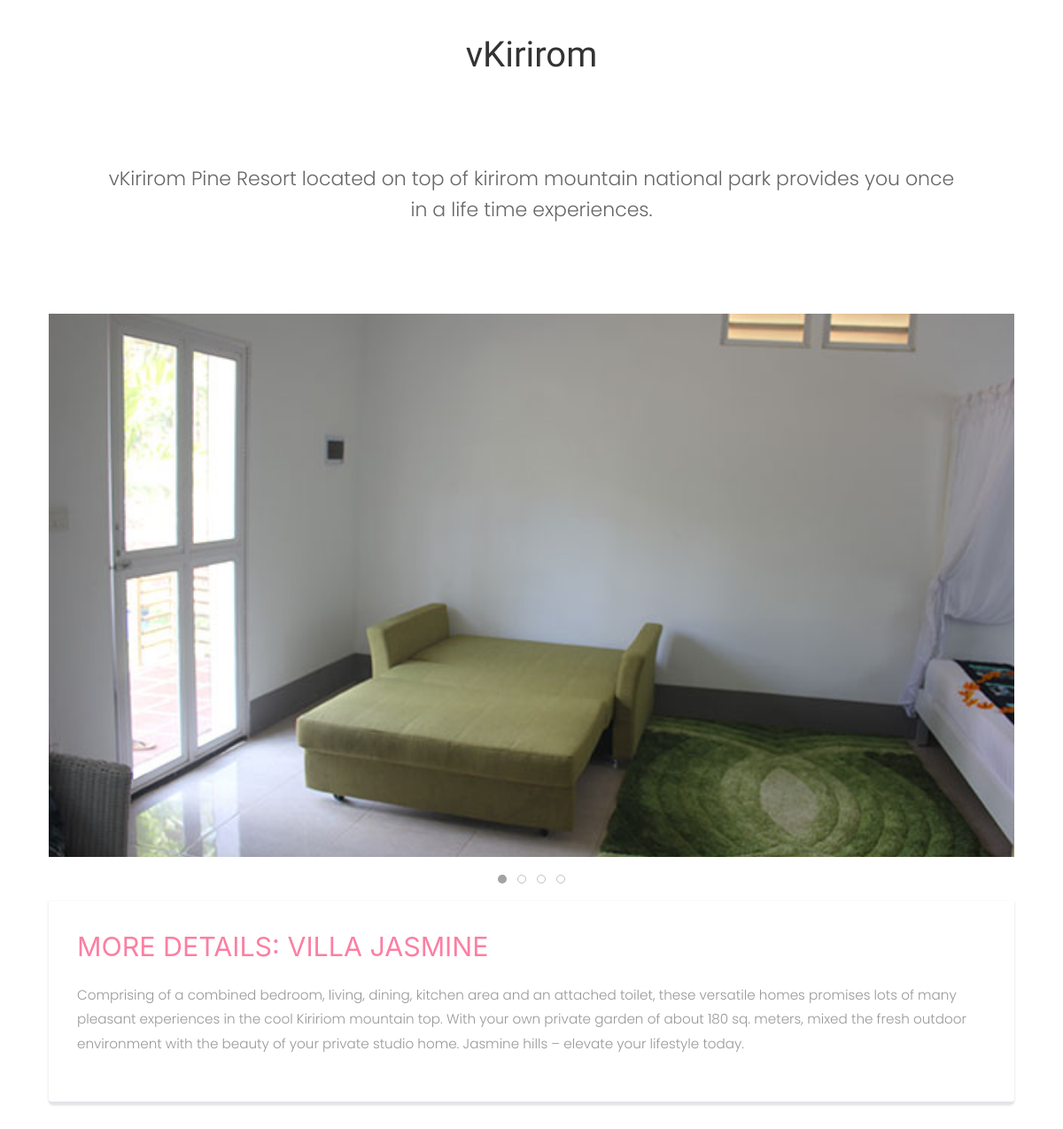
The app's page /datil/21/ with its own data.
### Index/models.py (models this page shows, shortened)
class Image(models.Model):
    class Meta:
        verbose_name_plural = 'Image'
    file = models.FileField('image', upload_to='index/images/',default =1)
    gallery = models.ForeignKey(Posts, related_name='images', blank=True, null=True,on_delete=models.CASCADE)

class Posts(models.Model):
    class Meta:
        verbose_name_plural = 'Post'
    title = models.CharField(max_length= 100,default =1)
    decrib = models.CharField(max_length=200,default=1)
    detail = models.CharField(max_length= 2000,default=2 )
    post_cover = models.ImageField(upload_to='index/postcover')
    post_thumbnail = ImageSpecField(source='post_cover',
                                      processors=[ResizeToFill(1280, 720)],
                                      format='JPEG',
                                      options={'quality': 60})
    posts_date = models.DateField(auto_now=True,blank = True)

### Index/views.py (the view)
# urls.py: url(r'^datil/(?P<post_id>[0-9]+)/', views.post_detail, name="post_detail")
def post_detail(request,post_id):
    post_details = Posts.objects.filter(pk=post_id)
    images  = Image.objects.filter(gallery=post_id)
    context =  {
        'post_details' : post_details,
        'images'  : images
    }
    return render(request,'index/detail.html',context)

### templates/index/detail.html (shortened to what this page needs)
{% extends 'index/base.html' %}
{% load staticfiles %}
{% block content %}
<head class="uk-head">
    <div class="uk-container">
        <div class="uk-text-center md-heading">
            <h3 class="uk-heading-primary">vKirirom</h3>
        </div>
    </div>
</head>
<div class="uk-container">
        <div id="content" class="uk-padding-small">
                <div class="uk-container-large">
                        <div class="uk-padding intro-text">
                            <p class="uk-text-center uk-margin-right uk-margin-left">
                                    vKirirom Pine Resort located on top of kirirom mountain national
                                    park provides you once in a life time experiences.
                            </p>
                        </div>
              </div>
        <div class="block-4">
                {% if images is not None %}
                <div uk-slideshow="animation: push; autoplay: true; autoplay-interval: 4000">
                        <div class="uk-position-relative uk-visible-toggle uk-light">
                            <ul class="uk-slideshow-items">
                                {% for image in images %}
                                    <li>
                                        <img src= {{image.file.url}} alt="" uk-cover>
                                    </li>
                                {% endfor %}
                            </ul>
                        </div>
                        <ul class="uk-slideshow-nav uk-dotnav uk-flex-center uk-margin"></ul>
                </div>
                {% endif %}
                {% for i in post_details %}
                <div class="block-4-bottom">
                     <h2>{{i.title}}</h2>
                     <p>{{i.detail}}</p>
                </div>
                {% empty %}
                <p>No thing</p>
                {% endfor %}
              </div>
    </div>
</div>
{% endblock %}

### statics/index/css/style.css (style rules this page uses)
body, body > div { font-family: Poppins, Helvetica, Arial, sans-serif; }
p { font-size: 16px; font-weight: 300; line-height: 1.6em; }
.intro-text > p { font-size: 22px; }
.md-heading { padding: 40px 0px 25px 0px; margin: 0 0; }
.md-heading > h3 { font-size: 40px; font-family: "Kaushan Script", "Comic Sans MS", cursive, sans-serif; }
.block-4 { margin: 2.5em 0em; }
.block-4-bottom { background: #fff; padding: 2em 2em; box-shadow: 0 1px 3px rgba(0,0,0,0.15); border-radius: 0px 0px 5px 5px; -webkit-border-radius:0px 0px 5px 5px; -moz-border-radius:0px 0px 5px 5px; -o-border-radius: 0px 0px 5px 5px; border-bottom: 3px solid #e3e4e8; }
.block-4-bottom h2 { font-size: 1.9em; color:#FC7FA3; margin-bottom:0.5em; }
.block-4-bottom p { font-size: 0.95em; color: #999; line-height: 1.8em; }

### records on screen
Image: file (picture)
Posts: title "MORE DETAILS: VILLA JASMINE", detail "Comprising of a combined bedroom, living, dining, kitchen area and an attached toilet, these versatile homes promises lots of many pleasant experiences in the cool Kiririom mountain top. With your own private garden of about 180 sq. meters, mixed the fresh outdoor environment with the beauty of your private studio home. Jasmine hills – elevate your lifestyle today."
